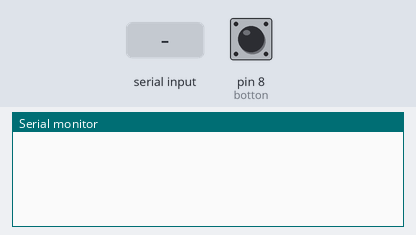
This sketch was run on a simulated Arduino Uno, built with avr-gcc and run on an emulated ATmega328P. Shown: the last lines printed to the serial monitor. Inputs (shaded band) come from the test bench; at power-on: pin 8 (botton) LOW.

Above: at 1.2 s.
1.3 s: "90,45\n" received over the second serial link
At 2.5 s:
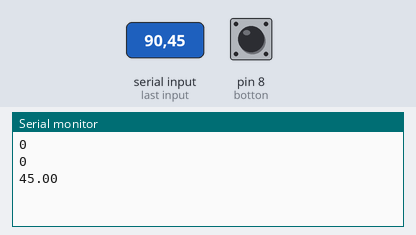
2.8 s: "30,150\n" received over the second serial link
At 3.7 s:
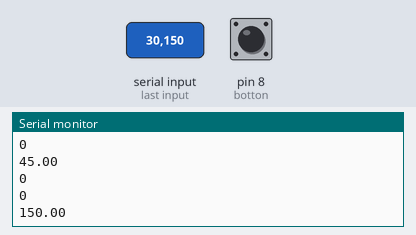
Timing chart, 0 to 5.8 s (numbered marks = the images above; inputs shaded):
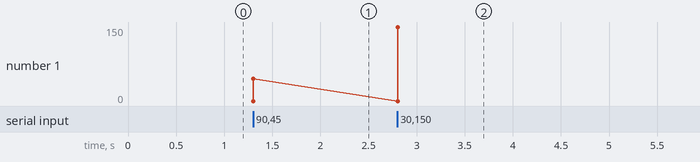

Measured:
- after the input at 1.3 s, the serial monitor: prints a new line at once (image 1)
- after the input at 2.8 s, the serial monitor: prints a new line at once (image 2)
- plotted number 1: 45 → 150 after the input at 2.8 s

The sketch:

aduToNode.ino
```cpp
#include <SoftwareSerial.h>


int botton = 8;
SoftwareSerial ArduinoSerial(3, 2); // RX, TX

void setup() {
  pinMode(8, INPUT);

  Serial.begin(115200);
  ArduinoSerial.begin(4800);
}
void loop() {
  while (ArduinoSerial.available() > 0) {
    int value = digitalRead(botton);
    Serial.println(value);
    float val = ArduinoSerial.parseFloat();
    if (ArduinoSerial.read() == '\n') {
      Serial.println(val);
      }
      }
      delay(100);
}
```
